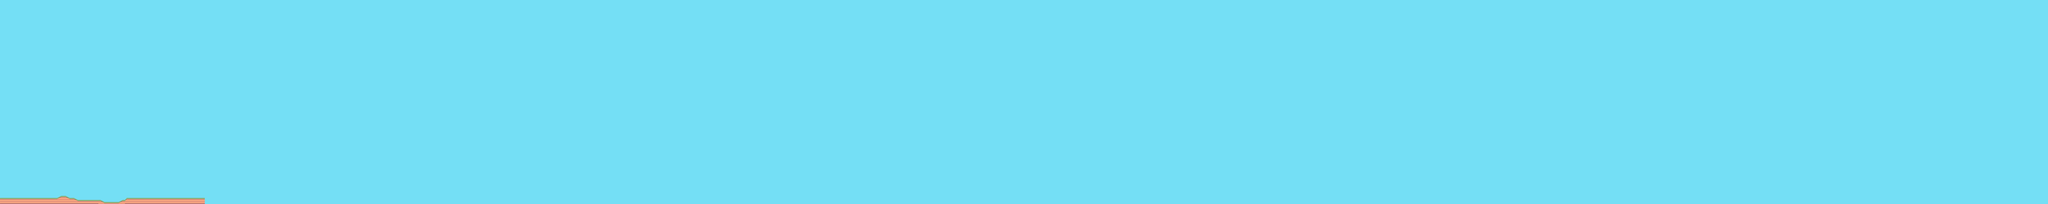

Tiled map render using the project's own tile images. Description and the map definition, with tile-layer contents summarised, below:
An orthogonal 1000x100 tile map with 16x16 px tiles, 2 tile layers (fondo, superficies) and 1 object.

<map version="1.10" tiledversion="1.10.2" orientation="orthogonal" renderorder="right-down" width="1000" height="100" tilewidth="16" tileheight="16" infinite="0" nextlayerid="4" nextobjectid="12">
 <tileset firstgid="1" source="../Tiles tsx/grass tileset.tsx" />
 <layer id="1" name="fondo" width="1000" height="100">
  <data>[100000 cells, 100000 non-empty, 1 distinct tile ids]</data>
 </layer>
 <layer id="2" name="superficies" width="1000" height="100">
  <data>[100000 cells, 276 non-empty, 12 distinct tile ids]</data>
 </layer>
 <objectgroup id="3" name="eventos">
  <object id="9" x="265.25" y="1496.75" width="102.75" height="55.5">
   <properties>
    <property name="Spawn" value="SpawnBichoNormal" />
   </properties>
  </object>
 </objectgroup>
</map>
